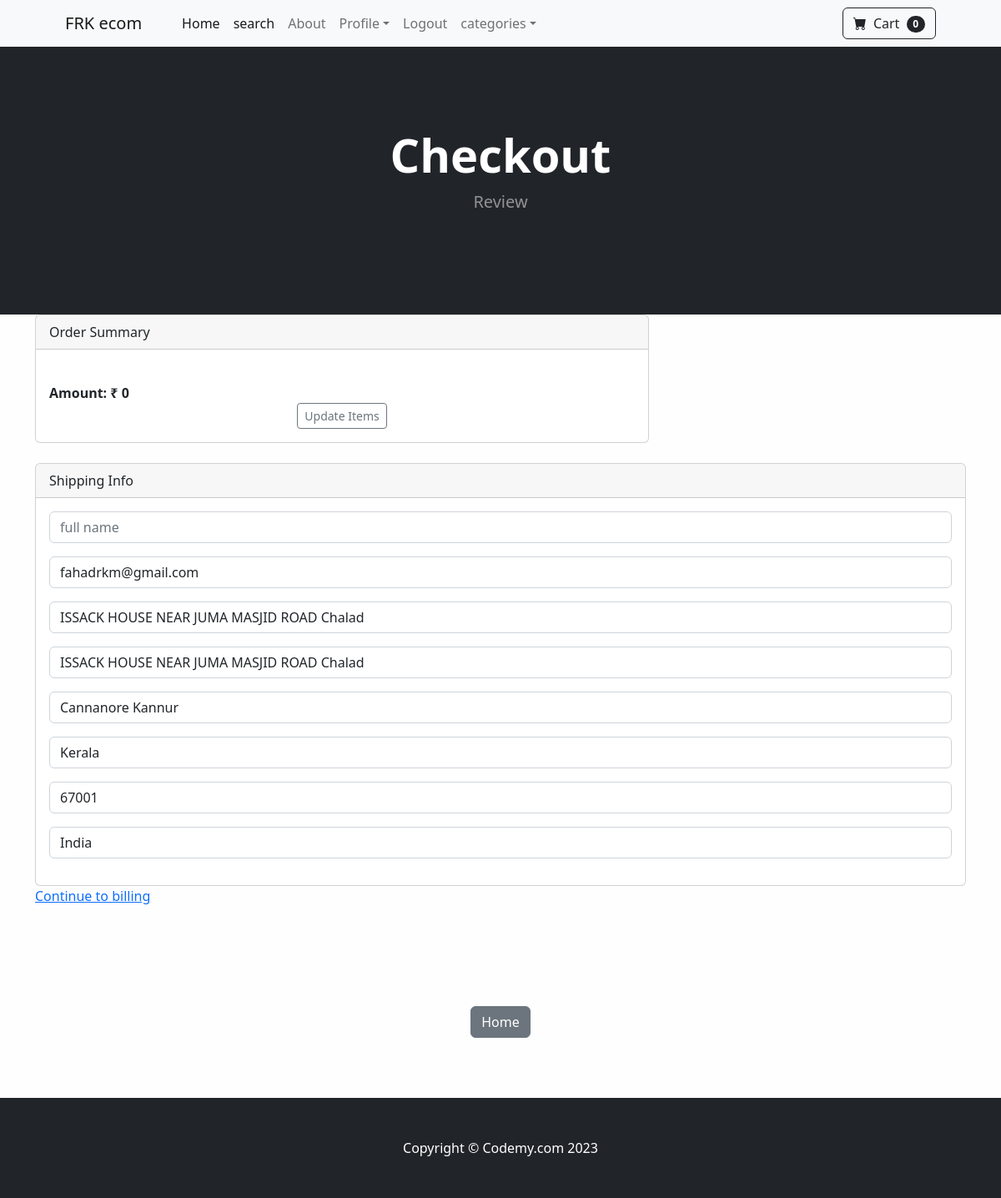
/payment/checkout/ (signed in), run on the app's committed database.
### payment/models.py (models this page shows, shortened)
class ShippingAddress(models.Model):
    user=models.ForeignKey(User,on_delete=models.CASCADE,null=True,blank=True)
    shipping_full_name=models.CharField(max_length=150)
    shipping_email=models.CharField(max_length=150)
    shipping_address1=models.CharField(max_length=150)
    shipping_address2=models.CharField(max_length=150,null=True,blank=True)
    shipping_city=models.CharField(max_length=150)
    shipping_state=models.CharField(max_length=150)
    shipping_pincode=models.CharField(max_length=150)
    shipping_country=models.CharField(max_length=150)
    class Meta:
        verbose_name_plural="shipping address"

### payment/views.py (the view)
# urls.py: path('checkout/',views.checkout, name='checkout'),
def checkout(request):
    cart=Cart(request)
    cart_products = cart.get_prods
    quantities = cart.get_quants
    totals = cart.cart_total()
    if request.user.is_authenticated:
        shipping_user, created = ShippingAddress.objects.get_or_create(user=request.user)
        shipping_form = ShippingForm(request.POST or None, instance=shipping_user)
        return render(request,"payment/checkout.html",{"cart_products":cart_products, 'quantities':quantities,"totals":totals,"shipping_form":shipping_form})
    else:
        shipping_form = ShippingForm(request.POST or None)
        return render(request,"payment/checkout.html",{"cart_products":cart_products, 'quantities':quantities,"totals":totals,"shipping_form":shipping_form})

### cart/cart.py (called while the page is built)
    def cart_total(self):
        product_ids = self.cart.keys()
        products=Product.objects.filter(id__in=product_ids)
        quantities = self.cart
        total =0
        for key,value in quantities.items():
            key= int(key)
            for product in products:
                if product.id == key:
                    total =total+(product.price * value)
        return total

    def __len__(self):
        return len(self.cart)

    def get_prods(self):
        product_ids = self.cart.keys()
        products= Product.objects.filter(id__in=product_ids)
        return products

### cart/context_processors.py (called while the page is built)
def cart(request):
	return {'cart': Cart(request)}

### payment/templates/payment/checkout.html (shortened to what this page needs)
{% extends 'base.html' %}
{%block content%}
        <header class="bg-dark py-5">
            <div class="container px-4 px-lg-5 my-5">
                <div class="text-center text-white">
                    <h1 class="display-4 fw-bolder">Checkout</h1>
                    <p class="lead fw-normal text-white-50 mb-0">Review</p>
                </div>
            </div>
            <br/>
        </header>
        <div class="container">
                <div class="row" >
                    <div class="col-8">
                        <div class="card">
                            <div class="card-header">
                              Order Summary
                            </div>
                            <div class="card-body">
                                <br>
                                <strong> Amount: ₹ {{ totals }} </strong>
                                <br/>
                                <center><a href="{% url 'cart_summary' %}" class="btn btn-sm btn-outline-secondary">Update Items</a> </center>
                            </div>
                          </div>
                    </div>
                </div> <br>
                <div class="card">
                    <div class="card-header">
                      Shipping Info
                    </div>
                    <div class="card-body">
                      {{ shipping_form.as_p }}
                    </div>
                  </div>
                  <a href="" class btn btn-secondary>Continue to billing</a>
            </div>
        <br/>
<br/><br/><br/><br/>
<center>
    <a href="{% url 'home' %}" class="btn btn-secondary">Home</a>
</center>
<br/><br/><br/>
{% endblock %}

### data on the page
ShippingAddress: shipping_email "fahadrkm@gmail.com", shipping_address1 "ISSACK HOUSE NEAR JUMA MASJID ROAD Chalad", shipping_address2 "ISSACK HOUSE NEAR JUMA MASJID ROAD Chalad", shipping_city "Cannanore Kannur", shipping_state "Kerala", shipping_pincode "67001", shipping_country "India"

### other printed values
{{ cart|length }} "0"
{{ totals }} "0"
